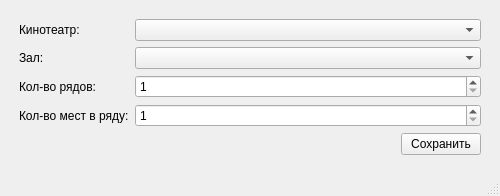
<?xml version="1.0" encoding="UTF-8"?>
<ui version="4.0">
 <class>MainWindow</class>
 <widget class="QMainWindow" name="MainWindow">
  <property name="geometry">
   <rect>
    <x>0</x>
    <y>0</y>
    <width>500</width>
    <height>189</height>
   </rect>
  </property>
  <property name="windowTitle">
   <string>MainWindow</string>
  </property>
  <widget class="QWidget" name="centralwidget">
   <layout class="QVBoxLayout" name="verticalLayout_2">
    <item>
     <layout class="QVBoxLayout" name="verticalLayout" stretch="1,0">
      <property name="leftMargin">
       <number>10</number>
      </property>
      <property name="topMargin">
       <number>10</number>
      </property>
      <property name="rightMargin">
       <number>10</number>
      </property>
      <property name="bottomMargin">
       <number>10</number>
      </property>
      <item>
       <layout class="QFormLayout" name="formLayout">
        <item row="0" column="0">
         <widget class="QLabel" name="label">
          <property name="text">
           <string>Кинотеатр:</string>
          </property>
         </widget>
        </item>
        <item row="0" column="1">
         <widget class="QComboBox" name="cinemaInput"/>
        </item>
        <item row="1" column="0">
         <widget class="QLabel" name="label_4">
          <property name="text">
           <string>Зал:</string>
          </property>
         </widget>
        </item>
        <item row="2" column="0">
         <widget class="QLabel" name="label_2">
          <property name="text">
           <string>Кол-во рядов:</string>
          </property>
         </widget>
        </item>
        <item row="2" column="1">
         <widget class="QSpinBox" name="columnInput">
          <property name="minimum">
           <number>1</number>
          </property>
         </widget>
        </item>
        <item row="3" column="0">
         <widget class="QLabel" name="label_3">
          <property name="text">
           <string>Кол-во мест в ряду:</string>
          </property>
         </widget>
        </item>
        <item row="3" column="1">
         <widget class="QSpinBox" name="rowInput">
          <property name="minimum">
           <number>1</number>
          </property>
         </widget>
        </item>
        <item row="1" column="1">
         <widget class="QComboBox" name="hallInput"/>
        </item>
       </layout>
      </item>
      <item>
       <layout class="QHBoxLayout" name="horizontalLayout">
        <item>
         <spacer name="horizontalSpacer">
          <property name="orientation">
           <enum>Qt::Horizontal</enum>
          </property>
          <property name="sizeHint" stdset="0">
           <size>
            <width>40</width>
            <height>20</height>
           </size>
          </property>
         </spacer>
        </item>
        <item>
         <widget class="QPushButton" name="saveBtn">
          <property name="text">
           <string>Сохранить</string>
          </property>
         </widget>
        </item>
       </layout>
      </item>
     </layout>
    </item>
   </layout>
  </widget>
  <widget class="QStatusBar" name="statusbar"/>
 </widget>
 <resources/>
 <connections/>
</ui>
